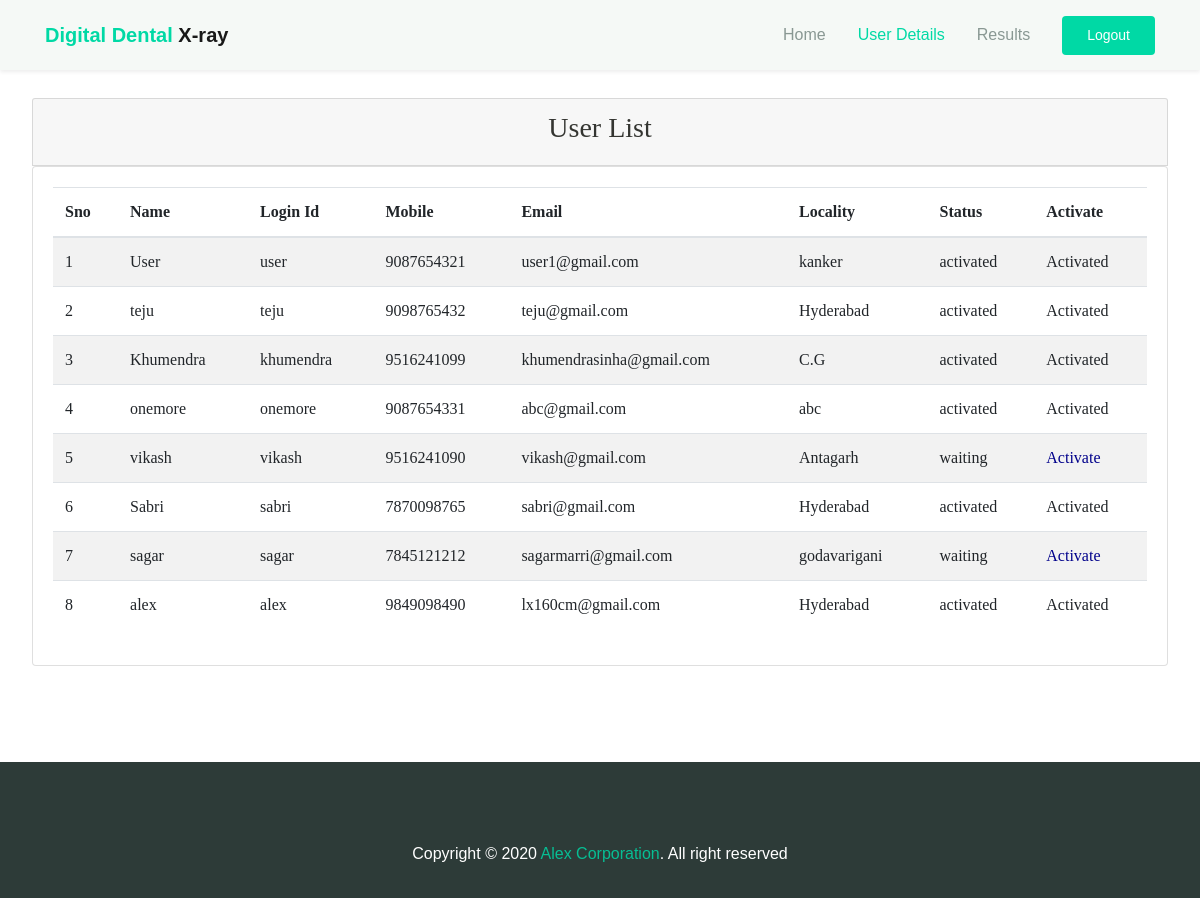
Screenshot of /AdminActivaUsers/?uid=4 with the database file from the repository.
### users/models.py (models this page shows, shortened)
class UserRegistrationModel(models.Model):
    name = models.CharField(max_length=100)
    loginid = models.CharField(unique=True, max_length=100)
    password = models.CharField(max_length=100)
    mobile = models.CharField(unique=True, max_length=100)
    email = models.CharField(unique=True, max_length=100)
    locality = models.CharField(max_length=100)
    address = models.CharField(max_length=1000)
    city = models.CharField(max_length=100)
    state = models.CharField(max_length=100)
    status = models.CharField(max_length=100)
    class Meta:
        db_table = 'UserRegistrations'

### admins/views.py (the view)
# urls.py: path("AdminActivaUsers/", admins.AdminActivaUsers, name="AdminActivaUsers"),
def AdminActivaUsers(request):
    if request.method == 'GET':
        id = request.GET.get('uid')
        status = 'activated'
        print("PID = ", id, status)
        UserRegistrationModel.objects.filter(id=id).update(status=status)
        data = UserRegistrationModel.objects.all()
        return render(request, 'admins/RegisteredUsers.html', {'data': data})

### assets/templates/admins/RegisteredUsers.html (shortened to what this page needs)
{% extends 'admins/adminbase.html' %}
{% block user_list %}active{% endblock %}
{% block content %}
    <div class="jumbotron">
        <div class="row">
            <div class="col-md-12">
                <div class="card card-header">
                    <h1 class="text-center h3"> User List</h1>
                </div>
                <div class="card card-body">
                    <table class="table table-striped">
                        <thead>
                        <tr>
                            <th scope="col">Sno</th>
                            <th scope="col">Name</th>
                            <th scope="col">Login Id</th>
                            <th scope="col">Mobile</th>
                            <th scope="col">Email</th>
                            <th scope="col">Locality</th>
                            <th scope="col">Status</th>
                            <th scope="col">Activate</th>
                        </tr>
                        </thead>
                        <tbody>
                        {% for user in data %}
                            <tr>
                                <td>{{ forloop.counter }}</td>
                                <td>{{ user.name }}</td>
                                <td>{{ user.loginid }}</td>
                                <td>{{ user.mobile }}</td>
                                <td>{{ user.email }}</td>
                                <td>{{ user.locality }}</td>
                                <td>{{ user.status }}</td>
                                {% if user.status == 'waiting' %}
                                    <td>
                                        <a class="btn-link" href="/AdminActivaUsers/?uid={{ user.id }}"
                                           style="color:DARKBLUE">Activate</a>
                                    </td>
                                {% else %}
                                    <td> Activated</td>
                                {% endif %}
                            </tr>
                        {% endfor %}
                        </tbody>
                    </table>
                </div>
            </div>
        </div>
    </div>
{% endblock %}

### assets/static/css/theme.css (style rules this page uses)
:root { --primary: #00D9A5; --accent: #FF3D85; --secondary: #4E5AFE; --warning: #EED818; --info: #05B4E1; --danger: #FF4943; --success: #96C93D; --dark: #343531; --light: #F5F9F6; --cs: #596261; --grey: #6E807A; }
body { font-family: "Source Sans Pro", sans-serif; line-height: 1.5; color: #343531; }
a { color: #07be94; text-decoration: none; background-color: transparent; }
.btn-link { font-weight: 400; color: #07be94; text-decoration: none; }

### assets/templates/admins/RegisteredUsers.html (style rules this page uses)
.jumbotron { font-family: "Book Antiqua"; background: white; margin-top: 10px; }

### rows the page displays
UserRegistrationModel: name "User", loginid "user", mobile "9087654321", email "user1@gmail.com", locality "kanker", status "activated", shows "Activated"
UserRegistrationModel: name "teju", loginid "teju", mobile "9098765432", email "teju@gmail.com", locality "Hyderabad", status "activated", shows "Activated"
UserRegistrationModel: name "Khumendra", loginid "khumendra", mobile "9516241099", email "khumendrasinha@gmail.com", locality "C.G", status "activated", shows "Activated"
UserRegistrationModel: name "onemore", loginid "onemore", mobile "9087654331", email "abc@gmail.com", locality "abc", status "activated", shows "Activated"
UserRegistrationModel: name "vikash", loginid "vikash", mobile "9516241090", email "vikash@gmail.com", locality "Antagarh", status "waiting"
UserRegistrationModel: name "Sabri", loginid "sabri", mobile "7870098765", email "sabri@gmail.com", locality "Hyderabad", status "activated", shows "Activated"
UserRegistrationModel: name "sagar", loginid "sagar", mobile "7845121212", email "sagarmarri@gmail.com", locality "godavarigani", status "waiting"
UserRegistrationModel: name "alex", loginid "alex", mobile "9849098490", email "lx160cm@gmail.com", locality "Hyderabad", status "activated", shows "Activated"
